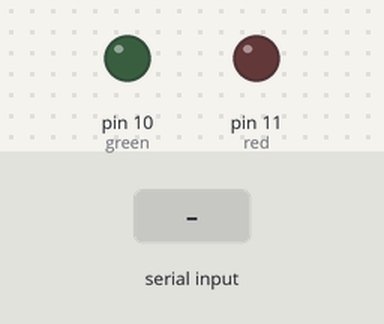
This sketch was run on a simulated Arduino Uno, built with avr-gcc and run on an emulated ATmega328P. On the bench: output pins drawn as LEDs (lit = HIGH). The test bench sets the inputs (shaded band).

Above: at 1.2 s.
1.3 s: "1" received over Serial
At 1.6 s:
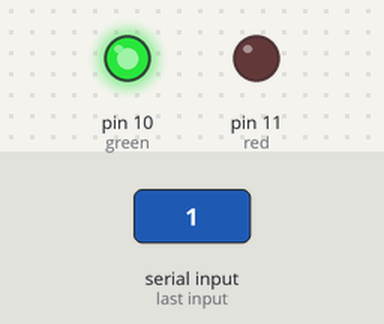
2.8 s: "0" received over Serial
At 3.9 s:
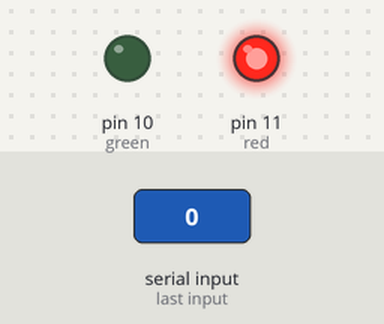
Timing chart, 0 to 5.8 s (numbered marks = the images above; inputs shaded):
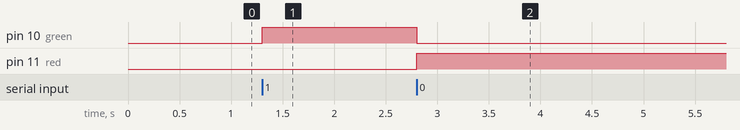

Measured:
- after the input at 1.3 s, pin 10 (green): LOW → HIGH at once
- after the input at 2.8 s, pin 10 (green): HIGH → LOW at once; pin 11 (red): LOW → HIGH at once

The sketch:

sketch_nov17a.ino
```cpp
unsigned long tepTimer ;

const int red = 11;
const int green = 10;
void setup(){
    pinMode(red, OUTPUT);
    pinMode(green, OUTPUT);
    Serial.begin(9600);
}

void lock()
{
  digitalWrite(red,HIGH);
  digitalWrite(green,LOW);
}
void loop(){
  if(Serial.available() > 0){
    int num;
    num = Serial.read();
    if(num == '1'){
            digitalWrite(red,LOW);
            digitalWrite(green,HIGH);
    }
    else {
    lock();
    }

  }
}
```
